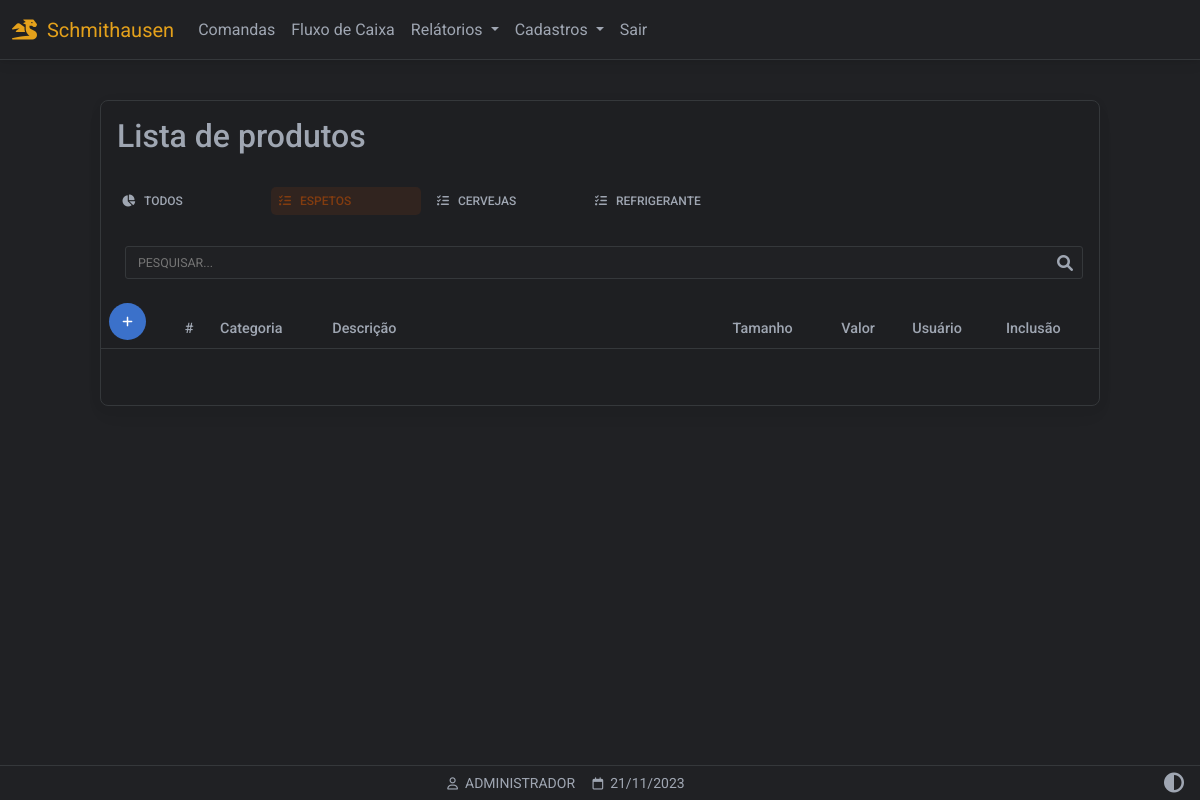
The page /filtro_produtos/1 (signed in) on the database its author committed.
### website/models.py (models this page shows)
class Categoria(db.Model):
    id = db.Column(db.Integer, primary_key=True)
    nome = db.Column(db.String(150))
    categoria = db.relationship('Tamanho',backref='tamanhos')

class User(db.Model, UserMixin):
    id = db.Column(db.Integer, primary_key=True)
    email = db.Column(db.String(150), unique=True)
    password = db.Column(db.String(150))
    first_name = db.Column(db.String(150))
    user = db.relationship('Produto',backref='produto')

### website/views.py (the view)
@views.route('/filtro_produtos/<int:id>', methods=['GET','POST'])
@login_required
def filtroprodutos(id):
    get_categoria = Categoria.query.get(id)
    tamanhos = Tamanho.query.all()
    categorias = Categoria.query.all()
    id=id
    if get_categoria:
        produtos = Produto.query.filter_by(cat_id=id).all()
    else:
        produtos = Produto.query.all()
    return render_template("produtos_listar.html",
        id=id,
        user=current_user,
        data=data,
        produtos=produtos,
        tamanhos=tamanhos,
        categorias=categorias)

### website/__init__.py (called while the page is built)
def create_app():
    app = Flask(__name__)
    app.config['SECRET_KEY'] = 'hjshjhdjah kjshkjdhjs'
    app.config['SQLALCHEMY_DATABASE_URI'] = f'sqlite:///{DB_NAME}'
    app.config["TEMPLATES_AUTO_RELOAD"] = True
    db.init_app(app)
    from .views import views
    from .auth import auth
    app.register_blueprint(views, url_prefix='/')
    app.register_blueprint(auth, url_prefix='/')
    from .models import User, Cliente, Produto
    with app.app_context():
        db.create_all()
    login_manager = LoginManager()
    login_manager.login_view = 'auth.login'
    login_manager.login_message = u"FAVOR EFETUAR LOGIN!"
    login_manager.init_app(app)
    @login_manager.user_loader
    def load_user(id):
        return User.query.get(int(id))
    return app

### website/templates/produtos_listar.html (shortened to what this page needs)
{% extends "base.html" %}
{% block content %}
<div class="container-fluid" style="min-height:100dvh;padding-top:100px">
  <div class="table-responsive w-100 card myTheme-900 larg-max m-auto" style="padding-bottom: 40px">
   <table class="table table-borderless table-sm myTheme-900 ">
    <thead>
      <tr>
        <h2 class="p-3 ">Lista de produtos</h2>
      </tr>
      <tr>
        <div class="form-control-sm">
          <ul class="nav nav-tabs mb-3 myTheme-900">
            <li class="p-1 nav-item myTheme-900">
              <a class="nav-link p-2"
              data-id="0"
              role="button"
              href="/filtro_produtos/0">
              <i class="fas fa-chart-pie fa-fw me-2 me-2"></i>TODOS</a>
            </li>
            {% for cat in categorias %}
            <li class="p-1 nav-item myTheme-900">
              <a class="nav-link  p-2"
              data-id="{{ cat.id }}"
              role="button"
              href="/filtro_produtos/{{ cat.id }}">
              <i class="fa-solid fa-list-check"></i>&nbsp;&nbsp;&nbsp;{{ cat.nome }}</a>
            </li>
            {% endfor %}
          </ul>
        </div>
      </tr>
      <tr>
        <div class="p-3 pt-0">
          <div class="form-outline mt-2 ps-2" style="margin-bottom: 0!important;padding-bottom: 0!important;">
            <input type="text" style="text-transform:uppercase" id="inputPesquisarProduto"
            class="myInputs form-control-sm" placeholder="Pesquisar..."
            onkeyup='pesquisarTabelaProdutos()'
            >
          </div>
        </div>
      </tr>
      <tr>
        <th class="text-nowrap" scope="col">
          <a href="/produtos_cadastrar" class="btn btn-primary btn-floating d-flex justify-content-center align-items-center">
            <i class="fa-solid fa-plus"></i>
          </a>
        </th>
        <th class="text-nowrap" scope="col">#</th>
        <th class="text-nowrap" scope="col">Categoria</th>
        <th class="text-nowrap" scope="col" style="min-width: 280px;">Descrição</th>
        <th class="text-nowrap" scope="col">Tamanho</th>
        <th class="text-nowrap" scope="col">Valor</th>
        <th class="text-nowrap" scope="col">Usuário</th>
        <th class="text-nowrap" scope="col">Inclusão</th>
      </tr>
    </thead>
</table>
</div>
</div>
{% endblock %}
{% block titlefooter %}
<span>
  &nbsp;{{ user.first_name.split()[0] | upper }}
  <span>
    &nbsp;{{ data.strftime('%d/%m/%Y') }}
  </span>
  {% endblock %}

### website/static/css/base.css (style rules this page uses)
:root { --custom-color: 211, 84, 0; --color-primary: 59, 113, 202; --color-secondary: 159,166,178; --color-success: 20,164,77; --color-danger: 220, 76, 76; --color-warning: 228,161,27; --color-info: 84,180,211; --color-ligth: 251,251,251; --color-theme-500: 32, 33, 36; --color-theme-900: 30, 31, 34; --cor-fonte: 159,166,178; --cor-da-borda: 53, 56, 59; }
.larg-max { max-width: 1000px!important; }
.myTheme-900 { background-color: rgb(var(--color-theme-900))!important; color: rgb(var(--cor-fonte))!important; }
.myTheme-500 { background-color: rgb(var(--color-theme-500))!important; color: rgb(var(--cor-fonte))!important; }
.my-footer span { color: rgb(var(--cor-fonte)); }
.nav-tabs .nav-link { width: 150px; background-color: rgb(var(--color-theme-900)); color: rgb(var(--cor-fonte)); border-bottom: none; }
.nav-tabs .nav-item .nav-link.active { border-color: rgb(var(--custom-color)); border-bottom: none; border-radius: 5px; background-color: rgba(var(--custom-color),0.1)!important; color: rgba(var(--custom-color),0.5)!important; }
.table-responsive { border: 1px solid rgb(var(--cor-da-borda))!important; color: rgb(var(--cor-fonte))!important; margin-bottom: 80px!important; }
.table-responsive thead th { border-bottom: 1px solid rgb(var(--cor-da-borda))!important; }
.btn { box-shadow: none!important; }
.form-outline { margin-bottom: 30px!important; }
.myInputs { color: rgb(var(--cor-fonte))!important; border: 1px solid rgb(var(--cor-da-borda))!important; background-color: rgb(var(--color-theme-500)); width: 100%; padding: 0.35rem; padding-left: 0.75rem; border-radius: 3px; }

### rows shown on the page
Categoria: nome "ESPETOS"
Categoria: nome "CERVEJAS"
Categoria: nome "REFRIGERANTE"
User: first_name "ADMINISTRADOR"

### other values the page prints
{{ data.strftime('%d/%m/%Y') }} "21/11/2023"
